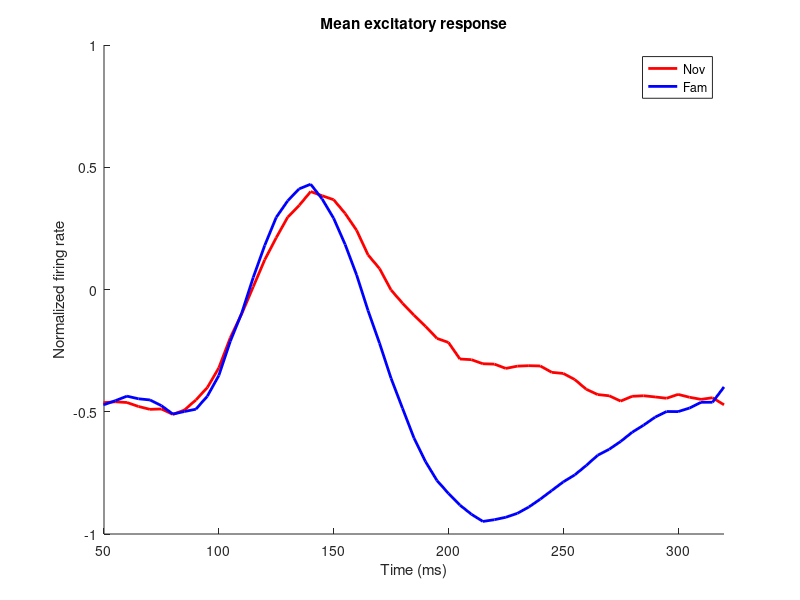
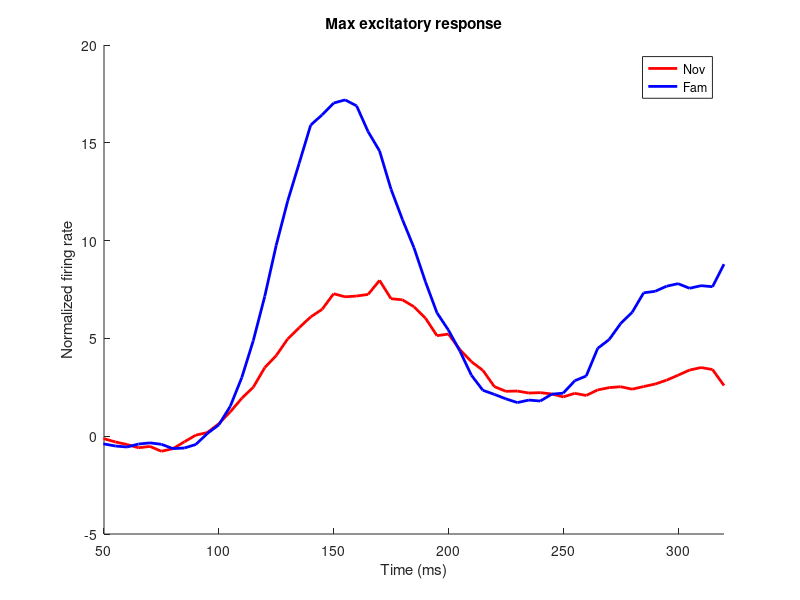

Source code (MATLAB) for these figures, in order: (Note: this script raises an error after producing the figures.)
clear all;clc;close all;
%% Experimental data 
load('Data_Sheinberg.mat')
% From the data published in Woloszyn, L., & Sheinberg, D. L. (2012). 
% Effects of long-term visual experience on responses of distinct classes of 
% single units in inferior temporal cortex. Neuron, 74(1), 193-205. doi:10.1016/j.neuron.2012.01.032
% 
% Data_Sheinberg.mat has firing rates for novel and familiar stimuli - 
% Firing rates in each neuron were normalized using its mean and std of time-averaged firing rates
% and stimuli were rank-ordered according to time-averaged rates among the
% sets of novel and familiar stimuli, respectively.
% At each rank of stimuli, normalized rates were averaged over neurons
%
% dt = 5; 
% T_exp, RE_fam_exp and RE_nov_exp are time and firing rates for novel and familiar stimuli.
% Mean_NormalizedExcR_Nov and Input_current for input-output transfer
% function - Mean_NormalizedExcR_Nov is normalized activities at each rank
% of novel stimuli averaged over neurons and Input_current is drawn from
% Gaussian statistics with mean 0 and std 1 (see S Lim, NN 2015)

%% Time Course
% T_exp = 25:5:320;
NT = length(T_exp);
figure; hold on
plot(T_exp,mean(RE_nov_exp),'r','LineWidth',2);
plot(T_exp,mean(RE_fam_exp),'b','LineWidth',2);
hold off;
xlim([50 320])
legend('Nov','Fam')
xlabel('Time (ms)');ylabel('Normalized firing rate')
title('Mean excitatory response')

figure; hold on
plot(T_exp,RE_nov_exp(end,:),'r','LineWidth',2);
plot(T_exp,RE_fam_exp(end,:),'b','LineWidth',2);
hold off;
xlim([50 320])
legend('Nov','Fam')
xlabel('Time (ms)');ylabel('Normalized firing rate')
title('Max excitatory response')


%% Rebound strength measured by the slope of activity changes btw 230 ms and 320 ms
T_Slope = 230:5:320;
Tinit = 230; Tend = 320;
index_time = round((Tinit-T_exp(1))/dt)+1:round((Tend-T_exp(1))/dt)+1;  

NT_Slope = length(T_Slope);

RE_fam_Slope = RE_fam_exp(:,index_time);
RE_nov_Slope = RE_nov_exp(:,index_time);

for i = 1:125
    X = RE_nov_Slope(i,:);
    f = fit(T_Slope',X','poly1');
    Slope_Exc_nov(i)= f.p1;

    X = RE_fam_Slope(i,:);
    f = fit(T_Slope',X','poly1');
    Slope_Exc_fam(i)= f.p1;
    
end

figure;
x = 1:125;
plot(x,Slope_Exc_nov,'r',x,Slope_Exc_fam,'b','LineWidth',1)
xlim([0 125]);
legend('Nov','Fam')
xlabel('Neuronal Index');ylabel('Slope btw 200 and 320ms')
title('Exc Neuron')
legend('Nov','Fam')